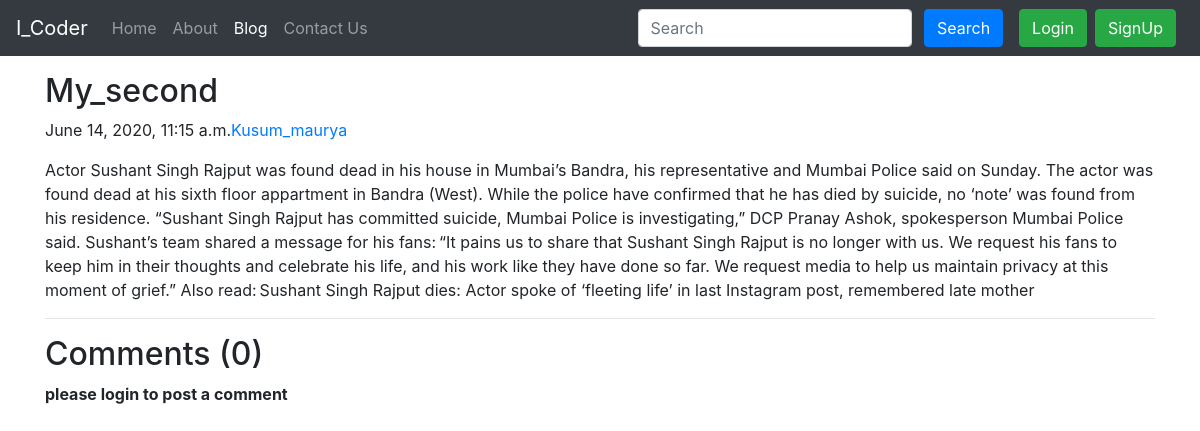
Screenshot of /blog/Second_Post with the database file from the repository.
### blog/models.py (models this page shows, shortened)
class Post(models.Model):
    sno = models.AutoField(primary_key=True)
    title = models.CharField(max_length=255)
    content = models.TextField()
    author = models.CharField(max_length=13)
    slug = models.CharField(max_length=130)
    timeStamp = models.DateTimeField(blank=True)

### blog/views.py (the view)
# urls.py: path('<str:slug>', views.blogPost, name='blogPost'),
def blogPost(request, slug):
    post = Post.objects.filter(slug=slug).first()
    comments = BlogComment.objects.filter(post=post, parent=None)
    replies = BlogComment.objects.filter(post=post).exclude(parent=None)
    replyDict={}
    for reply in replies:
        if reply.parent.sno not in replyDict.keys():
            replyDict[reply.parent.sno] = [reply]
        else:
            replyDict[reply.parent.sno].append(reply)
    context = {'post': post, 'comments': comments, 'user': request.user, 'replyDict':replyDict}
    return render(request, 'blog/blogPost.html', context)

### templates/blog/blogPost.html (shortened to what this page needs)
{% extends 'base.html' %}
{% block blogactive %} active {% endblock blogactive %}
{% block body %}
{% load humanize %}
{% load extras %}
<div class="container my-3">
        <h2 class="blog-post-title">{{post.title}}</h2>
        <p class="blog-post-meta">{{post.timeStamp}}<a href="/about">{{post.author}}</a></p>
        <p>{{post.content|safe}}</p>
       <hr>
</div>
<div class="container">
    <h2>Comments ({{comments.count}})</h2>
    <div class="my-2">
    {%if user.is_authenticated %}
    <form action="/blog/postComment" method="post">
        {% csrf_token %}
        <div class="form-group">
                <label for="exampleInputEmail1">Post Comment</label>
                <input type="text" class="form-control" name="comment" placeholder="Enter comment here">
        </div>
        <input type="hidden" name="postSno" value="{{post.sno}}">
         <input type="hidden" name="parentSno" value="">
        <button type="submit" class="btn btn-primary">Submit</button>
    </form>
    {% else %}
        <p><b>please login to post a comment</b></p>
    {% endif %}
    </div>
</div>
{% endblock body %}

### rows the page displays
Post: title "My_second", timeStamp "June 14, 2020, 11:15 a.m.", author "Kusum_maurya", content "Actor Sushant Singh Rajput was found dead in his house in Mumbai’s Bandra, his representative and Mumbai Police said on Sunday. The actor was found dead at his sixth floor appartment in Bandra (West). While the police have confirmed that he has died by suicide, no ‘note’ was found from his residence. “Sushant Singh Rajput has committed suicide, Mumbai Police is investigating,” DCP Pranay Ashok, spokesperson Mumbai Police said. Sushant’s team shared a message for his fans: “It pains us to share that Sushant Singh Rajput is no longer with us. We request his fans to keep him in their thoughts and celebrate his life, and his work like they have done so far. We request media to help us maintain…"

### other values shown
{{ comments.count }} "0"
